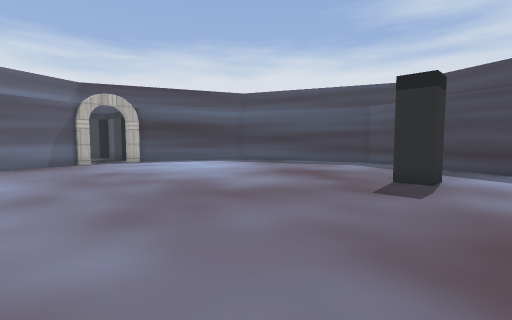
[1] (above)

12 first-person views from a walk through a level from a Godot 3-D game. The camera is 1.2 m above the floor, tilts 4° down and sees 85° across. The floor is counted in squares, 1 m on a side. Each view is taken from the middle of a square. On the plan, view 1 faces up. The plan holds only what a view shows up to about 13 squares ahead; the rest is blank. The place goes on beyond the plan. Door leaves are left out where a doorway can be walked through. Some surface patterns are stand-ins.

[2]
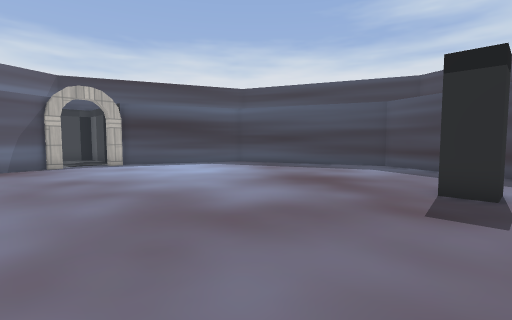

[3]
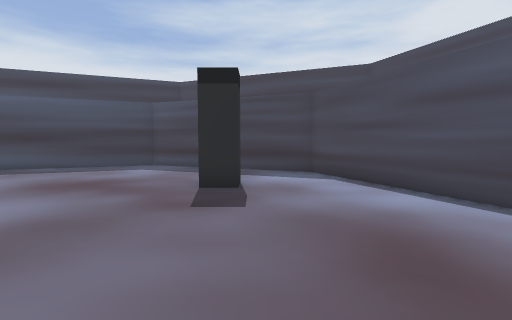

[4]
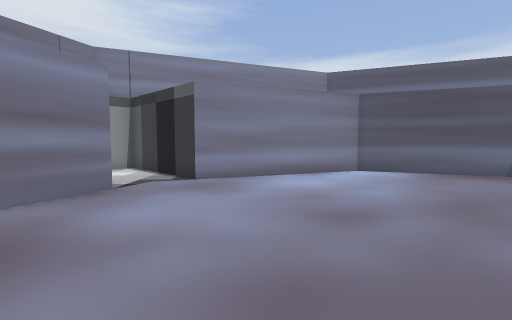

[5]
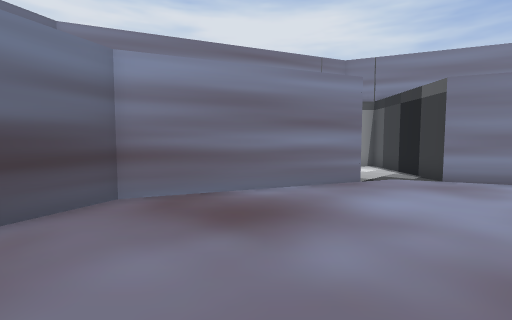

[6]
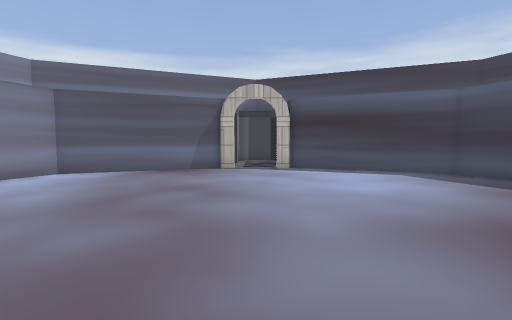

[7]
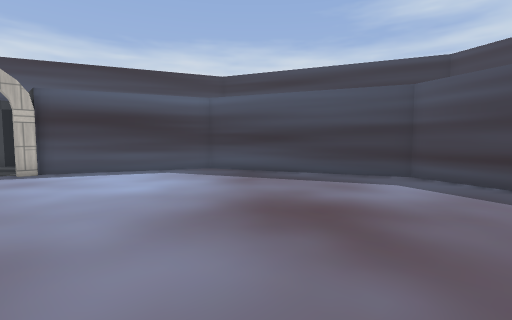

[8]
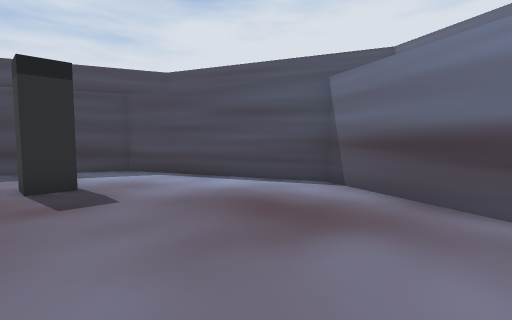

[9]
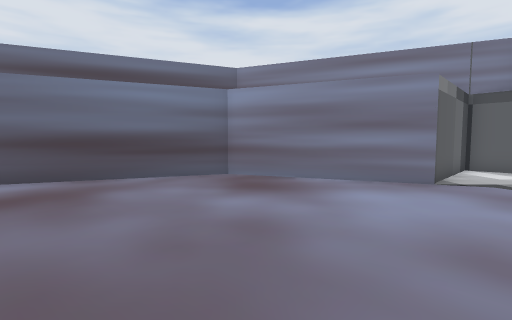

[10]
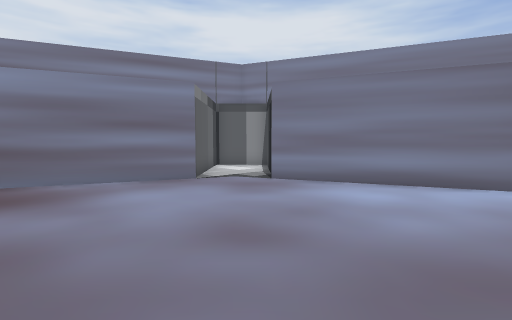

[11]
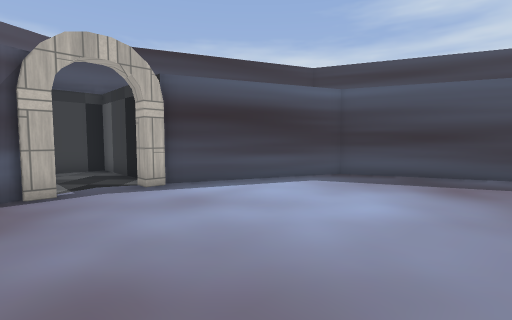

[12]
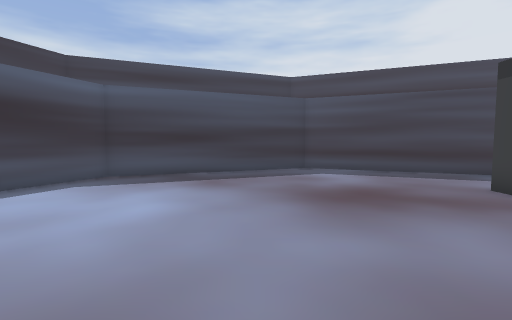

### Floor plan
Points are (right, up) in squares from view 1. A wall is a line through its corners. A room is listed if a view was taken in it or the views show most of it. See-through windows are left out.
Room 1 (views 1, 2, 3, 4, 5, 6, 7, 8, 9, 10, 11, 12)
walls: (5.4, 8.1) (4.7, 7.3) (4, 8) (4.7, 8.8); (-6.4, 15.5) (-6.8, 15.1); (-8.2, 13.8) (-8.6, 13.4); (-8.7, 13.6) (-11, 8) (-8.6, 2.2) (-12.1, -1.4) (-10.4, -3.1) (-6.8, 0.4) (-1, -2) (6.1, 0.9) (9, 8) (6.1, 15.1) (-1, 18) (-6.6, 15.7)
ways out: open door at (-7.7, 14.7)

Positions as (right, up) in squares from view 1, and headings:
1: (0, 0), facing up
2: (0, 2), facing up
3: (0, 2), facing up-right
4: (0, 4), facing left
5: (1, 4), facing down-left
6: (1, 6), facing up-left
7: (1, 6), facing up
8: (-2, 3), facing right
9: (-2, 8), facing down
10: (-2, 8), facing down-left
11: (-4, 8), facing up
12: (-4, 8), facing up-right
